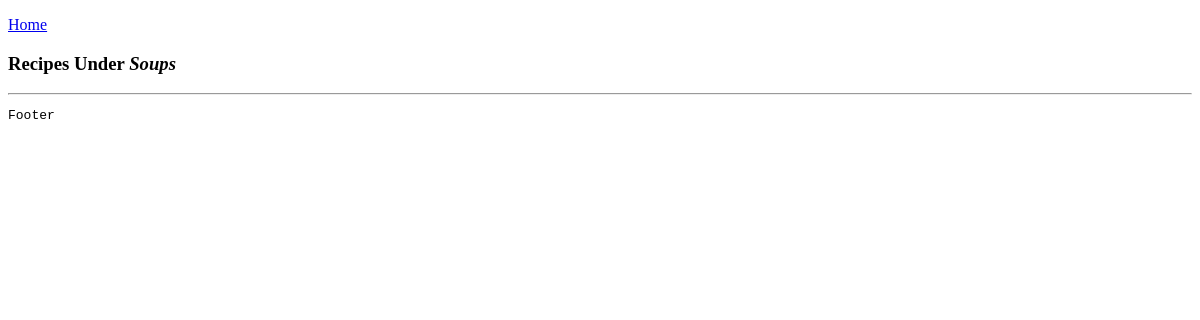
The page /recipes/6 on the database as committed earlier.
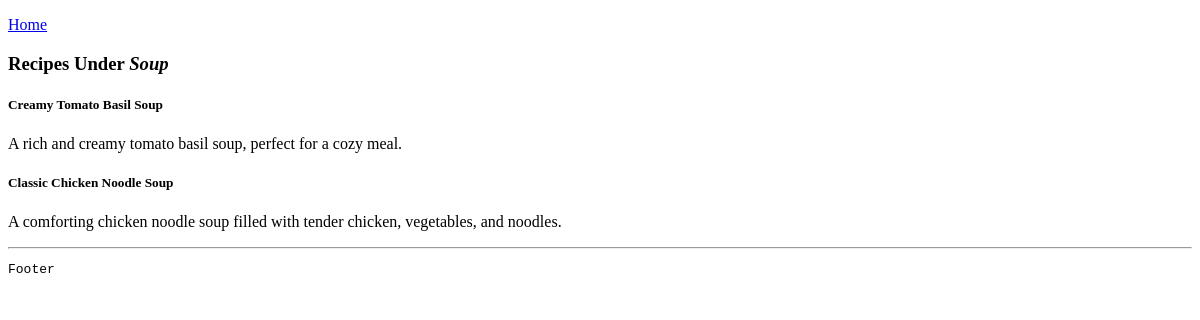
The same page on the database as committed later.
### foodie_app/models.py (models this page shows)
class Category(models.Model):
    name = models.CharField(max_length=100)
    date_added = models.DateField(auto_now_add=True)
    def __str__(self):
        return self.name

### recipes/models.py (models this page shows, shortened)
class Recipe(models.Model):
    name = models.CharField(max_length=100)
    description = models.TextField(null=True, blank=True)
    ingridients = models.TextField()
    instructions = models.TextField()
    posted_on = models.DateTimeField(auto_now_add=True, blank=True, null=True)
    category = models.ForeignKey(Category, on_delete=models.CASCADE)

### foodie_app/views.py (the view)
# urls.py: path('recipes/', include('recipes.urls')),
def recipes(request, category_id):
    template ='foodie_app/recipes.html'
    recipes = Recipe.objects.filter(category=category_id)
    category = Category.objects.get(pk=category_id)
    context ={'recipes': recipes, 'category': category}
    return render(request, template, context)

### foodie_app/templates/foodie_app/recipes.html
{% extends "base.html" %}
{% block content %}
<h3>Recipes Under <em>{{category}} </em></h3>
    <div>
         {% for recipe in recipes %}
        <div>
            <div>
                <h5>
                    {{recipe.name}}
                </h5>
                <p>{{recipe.description}} </p>
            </div>
        </div>
         {% endfor %}
    </div>
{% endblock content %}

Rows that differ between the two databases and show on the page:
changed Category: name "Soups" → "Soup"
added Recipe: name "Creamy Tomato Basil Soup", description "A rich and creamy tomato basil soup, perfect for a cozy meal."
added Recipe: name "Classic Chicken Noodle Soup", description "A comforting chicken noodle soup filled with tender chicken, vegetables, and noodles."
